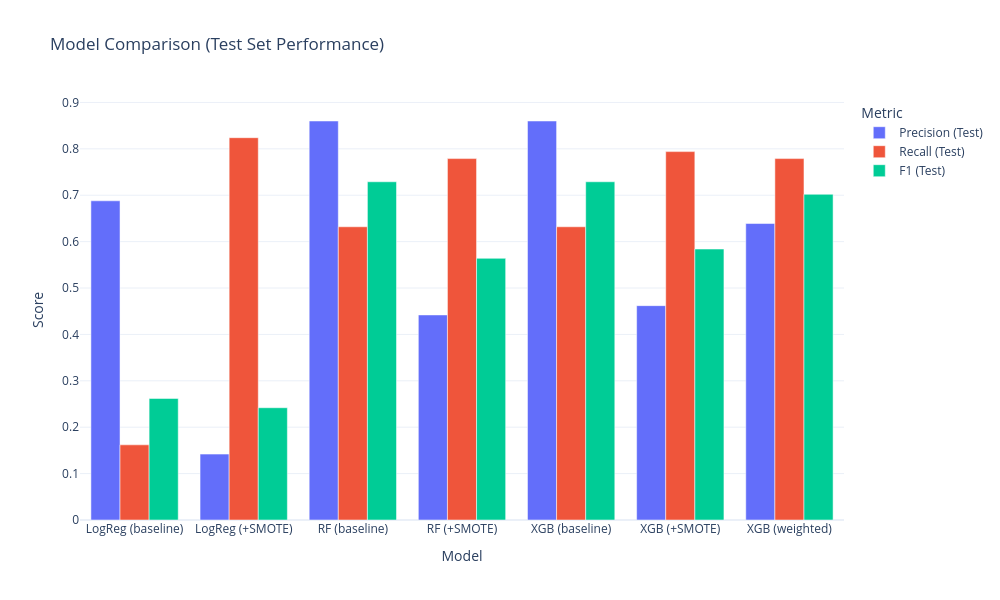

Notebook code cell kept with this figure:
### Code cell
data = {
    "Model": [
        "LogReg (baseline)", "LogReg (+SMOTE)",
        "RF (baseline)", "RF (+SMOTE)",
        "XGB (baseline)", "XGB (+SMOTE)",
        "XGB (weighted)"
    ],
    "Precision (Test)": [0.688, 0.142, 0.860, 0.442, 0.860, 0.462, 0.639],
    "Recall (Test)":    [0.162, 0.824, 0.632, 0.779, 0.632, 0.794, 0.779],
    "F1 (Test)":        [0.262, 0.242, 0.729, 0.564, 0.729, 0.584, 0.702]
}

df_plot = pd.DataFrame(data)

# Create grouped bar chart
fig = go.Figure(data=[
    go.Bar(name="Precision (Test)", x=df_plot["Model"], y=df_plot["Precision (Test)"]),
    go.Bar(name="Recall (Test)",    x=df_plot["Model"], y=df_plot["Recall (Test)"]),
    go.Bar(name="F1 (Test)",        x=df_plot["Model"], y=df_plot["F1 (Test)"])
])

# Update layout
fig.update_layout(
    barmode="group",
    title="Model Comparison (Test Set Performance)",
    xaxis_title="Model",
    yaxis_title="Score",
    legend_title="Metric",
    template="plotly_white",
    width=1000,
    height=600
)

fig.show()

### Figure 1 — Plotly figure (JSON) as saved in the notebook; plotly's stock layout.template omitted (floating-point values rounded to 4 significant figures)
{"data": [{"name": "Precision (Test)", "type": "bar", "x": ["LogReg (baseline)", "LogReg (+SMOTE)", "RF (baseline)", "RF (+SMOTE)", "XGB (baseline)", "XGB (+SMOTE)", "XGB (weighted)"], "y": [0.688, 0.142, 0.86, 0.442, 0.86, 0.462, 0.639]}, {"name": "Recall (Test)", "type": "bar", "x": ["LogReg (baseline)", "LogReg (+SMOTE)", "RF (baseline)", "RF (+SMOTE)", "XGB (baseline)", "XGB (+SMOTE)", "XGB (weighted)"], "y": [0.162, 0.824, 0.632, 0.779, 0.632, 0.794, 0.779]}, {"name": "F1 (Test)", "type": "bar", "x": ["LogReg (baseline)", "LogReg (+SMOTE)", "RF (baseline)", "RF (+SMOTE)", "XGB (baseline)", "XGB (+SMOTE)", "XGB (weighted)"], "y": [0.262, 0.242, 0.729, 0.564, 0.729, 0.584, 0.702]}], "layout": {"barmode": "group", "height": 600, "legend": {"title": {"text": "Metric"}}, "title": {"text": "Model Comparison (Test Set Performance)"}, "width": 1000, "xaxis": {"title": {"text": "Model"}}, "yaxis": {"title": {"text": "Score"}}}}
